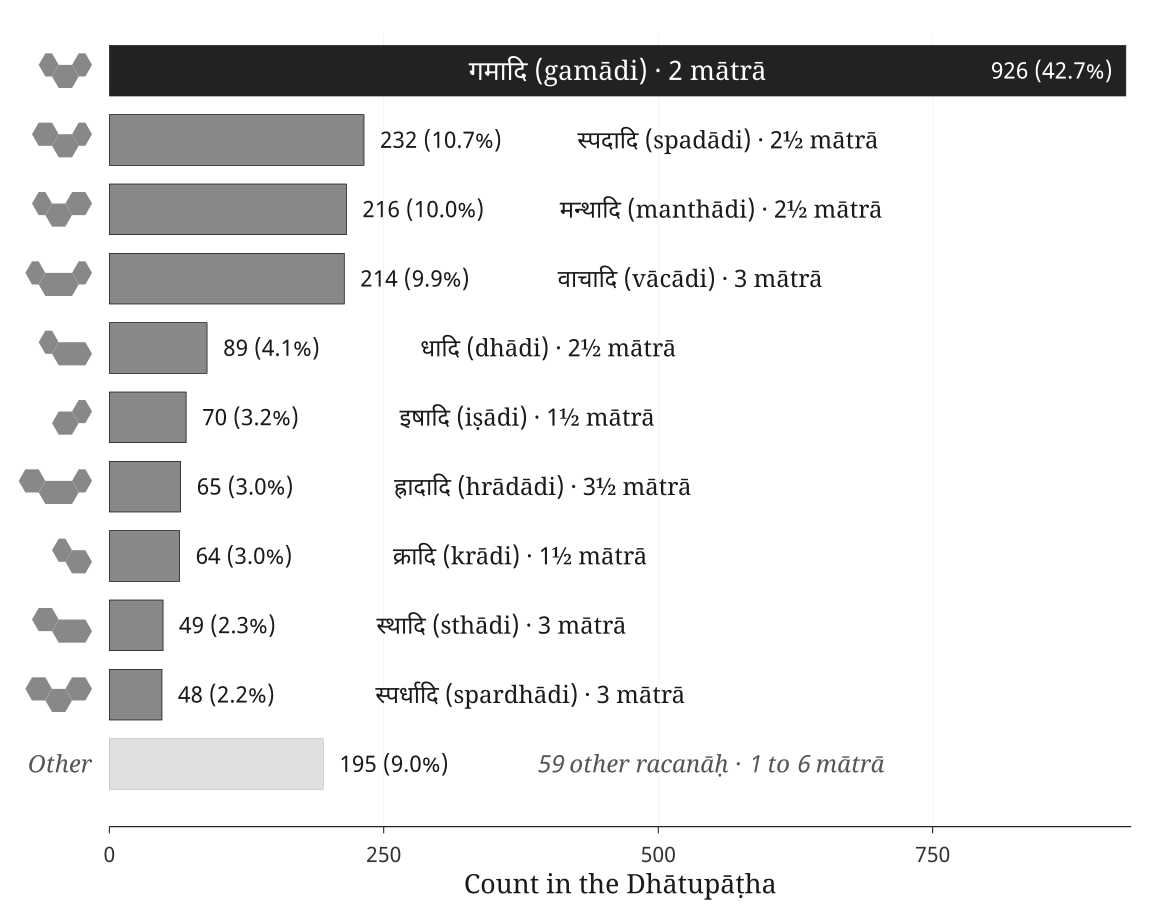

Reproduce this figure in Python.
#!/usr/bin/env python3
"""Render the top-ten racana scaffolds figure as plain SVG.

The figure is dependency-free so the scaffold icons stay rebuildable even when
the local matplotlib/numpy stack is unavailable. Icon geometry mirrors
figures/_shared/icons/build_scaffold_icons.py: consonants stay on the upper rail,
vowels stay on the lower rail, and adjacent consonants are grouped into one
split timing envelope.
"""

from __future__ import annotations

import html
import math
from pathlib import Path


PROJECT_ROOT = Path(__file__).resolve().parent.parent.parent
OUT_DIR = Path(__file__).resolve().parent / "top_ten_racanas.from-py.svg"

FILL = "#222222"
ACCENT = "#888888"
TAIL_FILL = "#e0e0e0"
TAIL_EDGE = "#bbbbbb"
EDGE_COLOR = "#000000"
TEXT = "#1a1a1a"
MUTED = "#555555"
ICON = "#888888"
GRID = "#cccccc"


# --- Icon geometry, matched to figures/_shared/icons/build_scaffold_icons.py ---

ICON_H = 24.0
EDGE = ICON_H / math.sqrt(3)
WIDTH_BY_CLASS = {"C": EDGE / 2, "V1": EDGE, "V2": EDGE * 2}
AMP = ICON_H / 4
VYANJANA_RAIL_Y = -AMP
SVARA_RAIL_Y = AMP

PARTICLES_BY_TEMPLATE = {
    "CV1C": ["C", "V1", "C"],
    "CCV1C": ["C", "C", "V1", "C"],
    "CV1CC": ["C", "V1", "C", "C"],
    "CV2C": ["C", "V2", "C"],
    "CV2": ["C", "V2"],
    "V1C": ["V1", "C"],
    "CCV2C": ["C", "C", "V2", "C"],
    "CV1": ["C", "V1"],
    "CCV2": ["C", "C", "V2"],
    "CCV1CC": ["C", "C", "V1", "C", "C"],
}


def hex_points(cx: float, cy: float, w: float) -> list[tuple[float, float]]:
    e = EDGE
    return [
        (cx - w / 2, cy - ICON_H / 2),
        (cx + w / 2, cy - ICON_H / 2),
        (cx + w / 2 + e / 2, cy),
        (cx + w / 2, cy + ICON_H / 2),
        (cx - w / 2, cy + ICON_H / 2),
        (cx - w / 2 - e / 2, cy),
    ]


def display_units(particles: list[str]) -> list[dict]:
    units: list[dict] = []
    i = 0
    while i < len(particles):
        p = particles[i]
        if p == "C":
            run = [p]
            j = i + 1
            while j < len(particles) and particles[j] == "C":
                run.append(particles[j])
                j += 1
            if len(run) > 1:
                units.append({"kind": "cluster", "width": EDGE * len(run) / 2})
                i = j
                continue
        units.append({"kind": "particle", "class": p})
        i += 1
    return units


def unit_width(unit: dict) -> float:
    if unit["kind"] == "cluster":
        return unit["width"]
    return WIDTH_BY_CLASS[unit["class"]]


def unit_rail_y(unit: dict) -> float:
    if unit["kind"] == "cluster":
        return VYANJANA_RAIL_Y
    return VYANJANA_RAIL_Y if unit["class"] == "C" else SVARA_RAIL_Y


def icon_layout(template: str) -> tuple[list[tuple[float, float]], list[dict], tuple[float, float, float, float]]:
    units = display_units(PARTICLES_BY_TEMPLATE[template])
    positions: list[tuple[float, float]] = []
    for i, unit in enumerate(units):
        cy = unit_rail_y(unit)
        if i == 0:
            positions.append((0.0, cy))
            continue
        prev = units[i - 1]
        prev_w = unit_width(prev)
        prev_cy = positions[-1][1]
        w = unit_width(unit)
        rail_step = EDGE / 2 if prev_cy != cy else EDGE
        positions.append((positions[-1][0] + (prev_w + w) / 2 + rail_step, cy))

    xs: list[float] = []
    ys: list[float] = []
    for (cx, cy), unit in zip(positions, units):
        for x, y in hex_points(cx, cy, unit_width(unit)):
            xs.append(x)
            ys.append(y)
    return positions, units, (min(xs), min(ys), max(xs), max(ys))


def icon_render_size(template: str, target_h: float = 26.0) -> tuple[float, float]:
    _positions, _units, (xmin, ymin, xmax, ymax) = icon_layout(template)
    scale = target_h / (ymax - ymin)
    return (xmax - xmin) * scale, target_h


def render_icon(template: str, x: float, y: float, target_h: float = 26.0) -> str:
    positions, units, (xmin, ymin, _xmax, ymax) = icon_layout(template)
    scale = target_h / (ymax - ymin)
    parts = [f'<g transform="translate({x:.1f},{y:.1f}) scale({scale:.4f})">']
    for (cx, cy), unit in zip(positions, units):
        pts = " ".join(f"{px - xmin:.2f},{py - ymin:.2f}" for px, py in hex_points(cx, cy, unit_width(unit)))
        parts.append(f'<polygon points="{pts}" fill="{ICON}"/>')
    parts.append("</g>")
    return "\n".join(parts)


def render_icon_right(template: str, right_x: float, y: float, target_h: float = 26.0) -> str:
    icon_w, _icon_h = icon_render_size(template, target_h=target_h)
    return render_icon(template, right_x - icon_w, y, target_h=target_h)


# --- Bar chart data ---

TEMPLATES = [
    ("CV1C", "गमादि", "gamādi", "2", 926, 42.7),
    ("CCV1C", "स्पदादि", "spadādi", "2½", 232, 10.7),
    ("CV1CC", "मन्थादि", "manthādi", "2½", 216, 10.0),
    ("CV2C", "वाचादि", "vācādi", "3", 214, 9.9),
    ("CV2", "धादि", "dhādi", "2½", 89, 4.1),
    ("V1C", "इषादि", "iṣādi", "1½", 70, 3.2),
    ("CCV2C", "ह्रादादि", "hrādādi", "3½", 65, 3.0),
    ("CV1", "क्रादि", "krādi", "1½", 64, 3.0),
    ("CCV2", "स्थादि", "sthādi", "3", 49, 2.3),
    ("CCV1CC", "स्पर्धादि", "spardhādi", "3", 48, 2.2),
    ("(tail)", "", "59 other racanāḥ", "1 to 6", 195, 9.0),
]


def esc(s: str) -> str:
    return html.escape(s, quote=True)


def text(x: float, y: float, content: str, size: int = 17, color: str = TEXT,
         anchor: str = "start", weight: str = "400", style: str = "normal") -> str:
    return (
        f'<text x="{x:.1f}" y="{y:.1f}" fill="{color}" '
        f'font-family="Charter, Adobe Devanagari, Noto Sans Devanagari, Georgia, serif" '
        f'font-size="{size}" font-weight="{weight}" font-style="{style}" '
        f'text-anchor="{anchor}" dominant-baseline="middle">{esc(content)}</text>'
    )


def main() -> None:
    OUT.parent.mkdir(exist_ok=True)

    width = 870.38
    height = 680.51
    left = 82.0
    right = 22.0
    top = 34.0
    row_gap = 52.0
    bar_h = 38.0
    icon_right_x = 69.0
    bar_x = left
    max_count = 926
    bar_w_max = width - left - right - 4
    scale_x = bar_w_max / max_count

    parts = [
        '<?xml version="1.0" encoding="UTF-8"?>',
        f'<svg xmlns="http://www.w3.org/2000/svg" width="{width:.2f}pt" height="{height:.2f}pt" viewBox="0 0 {width:.2f} {height:.2f}">',
        '<rect width="100%" height="100%" fill="#ffffff"/>',
    ]

    # Light bottom axis.
    axis_y = top + row_gap * len(TEMPLATES) + 14
    parts.append(f'<line x1="{bar_x:.1f}" y1="{axis_y:.1f}" x2="{width - right:.1f}" y2="{axis_y:.1f}" stroke="{EDGE_COLOR}" stroke-width="0.8"/>')
    for tick in (0, 250, 500, 750):
        tx = bar_x + tick * scale_x
        parts.append(f'<line x1="{tx:.1f}" y1="{axis_y:.1f}" x2="{tx:.1f}" y2="{axis_y + 5:.1f}" stroke="{EDGE_COLOR}" stroke-width="0.7"/>')
        parts.append(text(tx, axis_y + 21, str(tick), size=16, color="#333333", anchor="middle"))
        if tick:
            parts.append(f'<line x1="{tx:.1f}" y1="{top - 8:.1f}" x2="{tx:.1f}" y2="{axis_y:.1f}" stroke="{GRID}" stroke-width="0.35" opacity="0.45"/>')
    parts.append(text((bar_x + width - right) / 2, axis_y + 43, "Count in the Dhātupāṭha", size=20, anchor="middle"))

    for i, (template, deva, iast, matra, count, pct) in enumerate(TEMPLATES):
        y = top + i * row_gap
        y_mid = y + bar_h / 2
        bw = count * scale_x
        fill = FILL if i == 0 else (TAIL_FILL if template == "(tail)" else ACCENT)
        edge = FILL if i == 0 else (TAIL_EDGE if template == "(tail)" else EDGE_COLOR)
        parts.append(
            f'<rect x="{bar_x:.1f}" y="{y:.1f}" width="{bw:.1f}" height="{bar_h:.1f}" '
            f'fill="{fill}" stroke="{edge}" stroke-width="0.5"/>'
        )

        if template != "(tail)":
            parts.append(render_icon_right(template, icon_right_x, y_mid - 13, target_h=26.0))
        else:
            parts.append(text(icon_right_x, y_mid, "Other", size=18, color=MUTED, anchor="end", style="italic"))

        count_text = f"{count} ({pct:.1f}%)"
        if deva:
            label = f"{deva} ({iast})  ·  {matra} mātrā"
        else:
            label = f"{iast}  ·  {matra} mātrā"

        if i == 0:
            parts.append(text(bar_x + bw / 2, y_mid, label, size=20, color="#ffffff", anchor="middle"))
            parts.append(text(bar_x + bw - 10, y_mid, count_text, size=17, color="#ffffff", anchor="end"))
        else:
            parts.append(text(bar_x + bw + 12, y_mid, count_text, size=17))
            label_color = MUTED if template == "(tail)" else TEXT
            label_style = "italic" if template == "(tail)" else "normal"
            parts.append(text(bar_x + bw + 160, y_mid, label, size=18, color=label_color, style=label_style))

    parts.append("</svg>\n")
    OUT.write_text("\n".join(parts), encoding="utf-8")
    print(f"Wrote {OUT.relative_to(PROJECT_ROOT)}")


if __name__ == "__main__":
    main()
